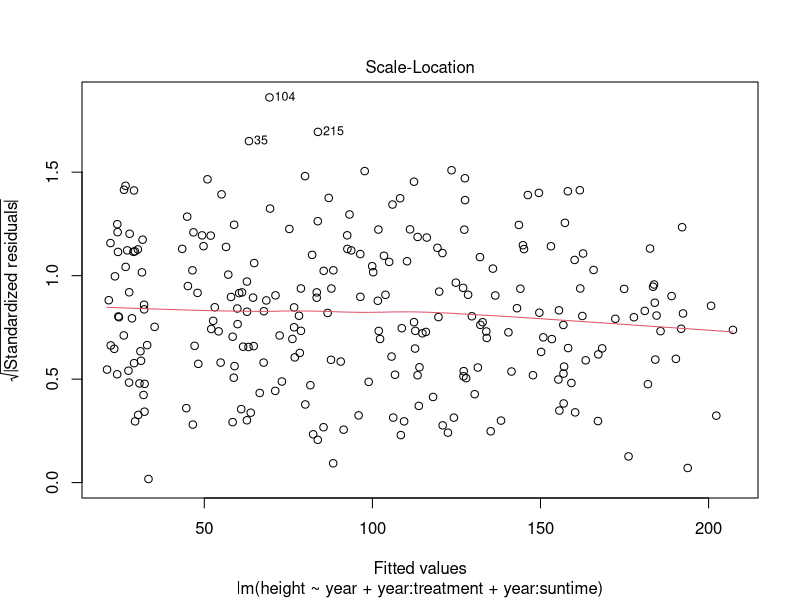
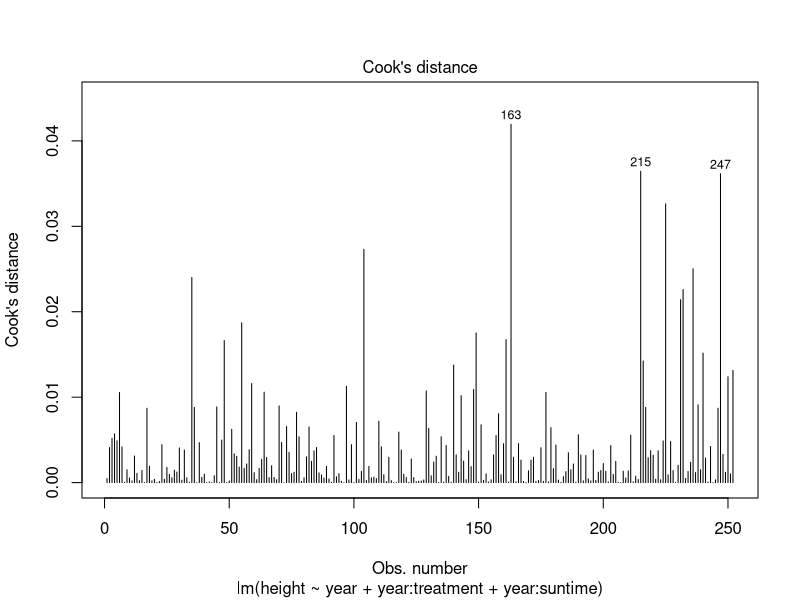
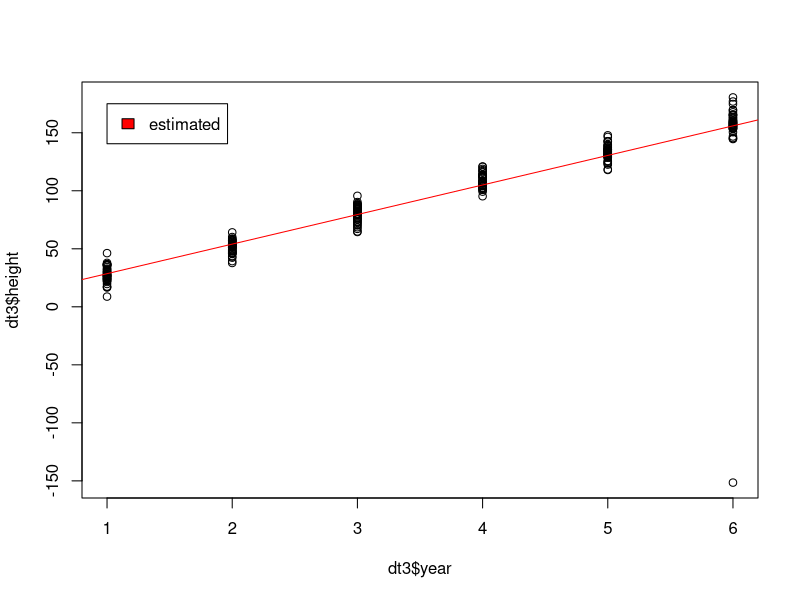
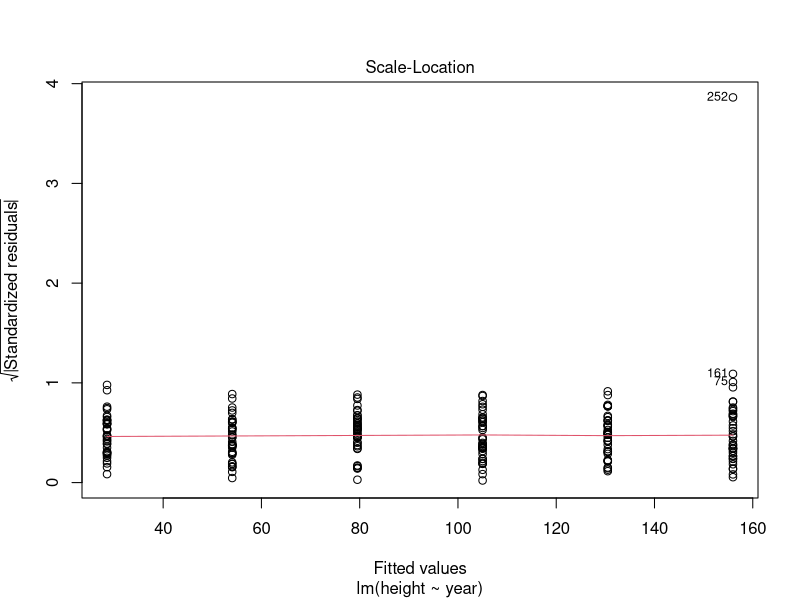
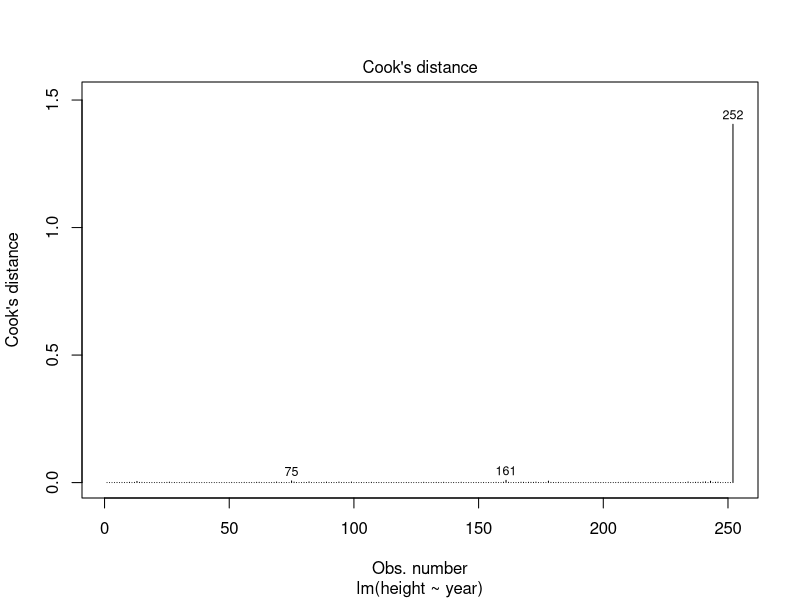

Recreate these plots in R, in order.
# load data
dt1 <- read.csv("r_data/growth_data.txt", header=T, sep=";")


# recode variables
dt1$treatment <- as.factor(dt1$treatment)
dt1$suntime <- dt1$suntime - mean(dt1$suntime)


# fit linear model
model1 <- lm(formula=height ~ year + year:treatment + year:suntime, data=dt1)


# diagnostics
plot(model1, 3)
plot(model1, 4)


# check how model changes when removing observation 163
dt2 <- dt1[-163,]
model2 <- lm(formula=height ~ year + year:treatment + year:suntime, data=dt2)
summary(model2)


######################
"Example with outlier"
######################

# load data
dt3 <- read.csv("r_data/example_outlier.txt", header=T, sep=";")


# fit linear model
model3 <- lm(height ~ year, data=dt3)


# plot height vs. year
plot(dt3$year, dt3$height)
abline(model3$coefficients, col="red")
legend(1, 175, "estimated", fill="red")


# model diagnostics
plot(model3, 3)
plot(model3, 4)


# correct mistake and fit model again
dt3$height[252] <- -dt3$height[252]
model4 <- lm(height ~ year, data=dt3)

# compare estimates for the model with and without outliers
confint(model3)
confint(model4)
